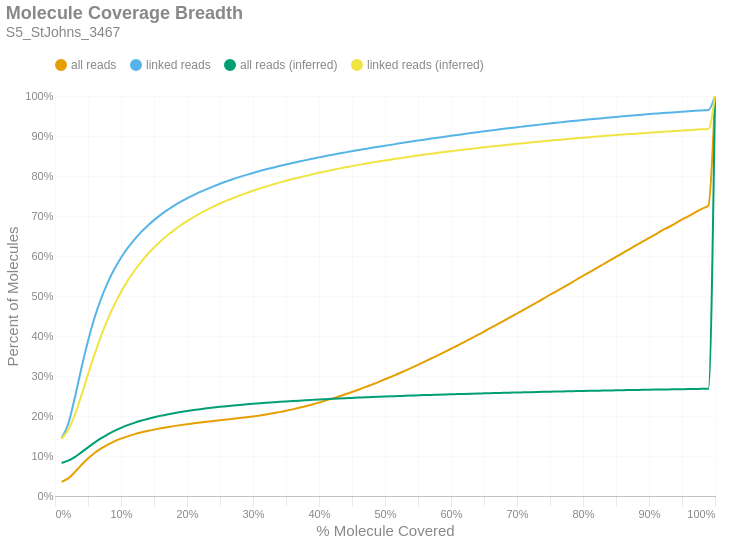

Write notebook code for a chart like this one.
### Markdown cell above
### Molecule Read Coverage
This chart shows molecule coverage breadth as computed by the number of bases aligned to that molecule. In other words, "*how much of each unique long molecule is actually sequenced/aligned?*" Keep in mind there is a distinction between sequences and alignments, since some sequences belonging to a particular molecule may not align well and wouldn't appear in the alignment data. This chart also shows molecule coverage breadth as computed by the *inferred fragment* from which the aligned sequences originate. Unlike read coverage, this calculation takes into account the total insert size, including unsequenced gaps between the forward and reverse reads. Like the previous figures, these are cumulative percents.

### Code cell
if SKIPLR:
    print_html(f"Skipped")
else:
    binned_df = consolidated_hist(valids['coverage_bp'], mask, 0.01, True)
    binned_df_inf = consolidated_hist(valids['coverage_inserts'], mask, 0.01, True)
    binned_df = binned_df.with_columns(pl.lit(binned_df_inf['all reads (cumsum)']).alias('all reads (inferred)'))
    binned_df = binned_df.with_columns(pl.lit(binned_df_inf['linked reads (cumsum)']).alias('linked reads (inferred)'))
    binned_df = binned_df.with_columns(
        (pl.col('bin').cast(pl.Float64) + 0.01).alias('right_edge')
    )

    with SafeRender(binned_df):
        (
            density_plot(binned_df, 'Molecule Coverage Breadth', samplename, 'molcov', ['all reads (inferred)','linked reads (inferred)'])
            .encode(
                #x=alt.X('bin:Q', title="% Molecule Covered").axis(format = '%').scale(padding=0),
                x=alt.X('right_edge:Q', title="% Molecule Covered").axis(format='%').scale(padding=0),
                y=alt.Y('value:Q', title='Percent of Molecules')
                    .axis(format='%')
                    .stack(False)
                    .scale(domainMin=0, padding=0),
                color=alt.Color("key:N").scale(domain = ["all reads", "linked reads", "all reads (inferred)", "linked reads (inferred)"]),
                tooltip = [
                    alt.Tooltip("key:N", title = "Data Type"),
                    alt.Tooltip("range_label:N", title="% Molecule Covered"),
                    alt.Tooltip("value:Q", format = ".2%", title="% Molecules")
                ]
            )
        ).display()

### Figure 1 — Vega-Lite specification as saved in the notebook (floating-point values rounded to 4 significant figures)
{"width": "container", "height": 400, "config": {"title": {"anchor": "start", "dy": -15, "fontSize": 18, "color": "#888888", "subtitleColor": "#888888", "subtitleFontSize": 14}, "arc": {"fill": "#0072B2"}, "axis": {"domainColor": "#888888", "domainWidth": 0.5, "gridWidth": 0.2, "grid": false, "titleFontWeight": 400, "titleFontSize": 15, "labelFontSize": 11, "labelColor": "#888888", "tickColor": "#888888", "tickWidth": 0.2, "titleColor": "#888888"}, "axisBand": {"grid": false}, "axisX": {"grid": true, "tickSize": 10, "domainCap": "round"}, "axisY": {"domain": false, "grid": true, "tickSize": 0, "domainCap": "round"}, "background": "transparent", "header": {"labelFontSize": 15, "labelColor": "#888888", "titleFontSize": 15, "titleFontWeight": 600, "titleColor": "#888888"}, "legend": {"labelFont": "sans-serif", "labelFontSize": 12, "labelColor": "#888888", "symbolSize": 100, "symbolType": "circle", "titleFontSize": 12, "titlePadding": 10, "titleColor": "#888888", "title": null, "orient": "top"}, "range": {"category": ["#E69F00", "#56B4E9", "#009E73", "#F0E442", "#0072B2", "#D55E00", "#CC79A7", "#000000"], "diverging": ["#cfe8f3", "#a2d4ec", "#73bfe2", "#46abdb", "#1696d2", "#12719e"]}, "area": {"fill": "#0072B2", "fillOpacity": 0.7, "line": true, "strokeOpacity": 0.7}, "line": {"color": "#0072B2", "stroke": "#0072B2", "strokeWidth": 2}, "trail": {"color": "#0072B2", "stroke": "#0072B2", "strokeWidth": 0, "size": 1}, "point": {"filled": true, "fillOpacity": 1.0, "size": 95}, "text": {"color": "#888888", "fontSize": 11, "align": "right", "fontWeight": 400, "size": 11}, "bar": {"fill": "#0072B2", "stroke": null}, "view": {"stroke": null, "continuousWidth": 660, "continuousHeight": 400}}, "data": {"name": "data-fe640d1a9542d741d96d12aec7d6711b"}, "mark": {"type": "line", "interpolate": "monotone", "point": {"opacity": 0, "size": 275}}, "encoding": {"color": {"field": "key", "scale": {"domain": ["all reads", "linked reads", "all reads (inferred)", "linked reads (inferred)"]}, "type": "nominal"}, "tooltip": [{"field": "key", "title": "Data Type", "type": "nominal"}, {"field": "range_label", "title": "% Molecule Covered", "type": "nominal"}, {"field": "value", "format": ".2%", "title": "% Molecules", "type": "quantitative"}], "x": {"axis": {"format": "%"}, "field": "right_edge", "scale": {"padding": 0}, "title": "% Molecule Covered", "type": "quantitative"}, "y": {"axis": {"format": "%"}, "field": "value", "scale": {"domainMin": 0, "padding": 0}, "stack": false, "title": "Percent of Molecules", "type": "quantitative"}}, "params": [{"name": "param_c36ac31b6afebe62", "select": {"type": "point", "fields": ["key"]}, "bind": "legend"}], "title": {"text": "Molecule Coverage Breadth", "subtitle": "S5_StJohns_3467"}, "transform": [{"fold": ["all reads (cumsum)", "linked reads (cumsum)", "all reads (inferred)", "linked reads (inferred)"]}, {"calculate": "replace(datum.key, ' (cumsum)', '')", "as": "key"}, {"filter": {"param": "param_c36ac31b6afebe62"}}], "usermeta": {"embedOptions": {"downloadFileName": "S5_StJohns_3467.molcov"}}, "$schema": "https://vega.github.io/schema/vega-lite/v6.1.0.json", "datasets": {"data-fe640d1a9542d741d96d12aec7d6711b": [{"bin": "0.0", "interval": "0.0-0.01", "all reads": 0.03524, "linked reads": 0.1444, "all reads (cumsum)": 0.03524, "linked reads (cumsum)": 0.1444, "range_label": "0.0-0.01", "all reads (inferred)": 0.08265, "linked reads (inferred)": 0.1427, "right_edge": 0.01}, {"bin": "0.01", "interval": "0.01-0.02", "all reads": 0.008712, "linked reads": 0.03563, "all reads (cumsum)": 0.04395, "linked reads (cumsum)": 0.18, "range_label": "0.01-0.02", "all reads (inferred)": 0.08829, "linked reads (inferred)": 0.1654, "right_edge": 0.02}, {"bin": "0.02", "interval": "0.02-0.03", "all reads": 0.01572, "linked reads": 0.06536, "all reads (cumsum)": 0.05967, "linked reads (cumsum)": 0.2454, "range_label": "0.02-0.03", "all reads (inferred)": 0.09739, "linked reads (inferred)": 0.2028, "right_edge": 0.03}, {"bin": "0.03", "interval": "0.03-0.04", "all reads": 0.01773, "linked reads": 0.07415, "all reads (cumsum)": 0.0774, "linked reads (cumsum)": 0.3195, "range_label": "0.03-0.04", "all reads (inferred)": 0.1091, "linked reads (inferred)": 0.2516, "right_edge": 0.04}, {"bin": "0.04", "interval": "0.04-0.05", "all reads": 0.01624, "linked reads": 0.06816, "all reads (cumsum)": 0.09365, "linked reads (cumsum)": 0.3877, "range_label": "0.04-0.05", "all reads (inferred)": 0.1216, "linked reads (inferred)": 0.304, "right_edge": 0.05}, {"bin": "0.05", "interval": "0.05-0.06", "all reads": 0.01395, "linked reads": 0.0585, "all reads (cumsum)": 0.1076, "linked reads (cumsum)": 0.4462, "range_label": "0.05-0.06", "all reads (inferred)": 0.1336, "linked reads (inferred)": 0.3546, "right_edge": 0.06}, {"bin": "0.06", "interval": "0.06-0.07", "all reads": 0.01143, "linked reads": 0.04794, "all reads (cumsum)": 0.119, "linked reads (cumsum)": 0.4941, "range_label": "0.06-0.07", "all reads (inferred)": 0.1446, "linked reads (inferred)": 0.401, "right_edge": 0.07}, {"bin": "0.07", "interval": "0.07-0.08", "all reads": 0.009538, "linked reads": 0.04, "all reads (cumsum)": 0.1286, "linked reads (cumsum)": 0.5341, "range_label": "0.07-0.08", "all reads (inferred)": 0.1544, "linked reads (inferred)": 0.4422, "right_edge": 0.08}, {"bin": "0.08", "interval": "0.08-0.09", "all reads": 0.007935, "linked reads": 0.03318, "all reads (cumsum)": 0.1365, "linked reads (cumsum)": 0.5673, "range_label": "0.08-0.09", "all reads (inferred)": 0.1629, "linked reads (inferred)": 0.4783, "right_edge": 0.09}, {"bin": "0.09", "interval": "0.09-0.1", "all reads": 0.006785, "linked reads": 0.02832, "all reads (cumsum)": 0.1433, "linked reads (cumsum)": 0.5956, "range_label": "0.09-0.1", "all reads (inferred)": 0.1704, "linked reads (inferred)": 0.5101, "right_edge": 0.1}, {"bin": "0.1", "interval": "0.1-0.11", "all reads": 0.005791, "linked reads": 0.02409, "all reads (cumsum)": 0.1491, "linked reads (cumsum)": 0.6197, "range_label": "0.1-0.11", "all reads (inferred)": 0.1771, "linked reads (inferred)": 0.5381, "right_edge": 0.11}, {"bin": "0.11", "interval": "0.11-0.12", "all reads": 0.004993, "linked reads": 0.02072, "all reads (cumsum)": 0.1541, "linked reads (cumsum)": 0.6404, "range_label": "0.11-0.12", "all reads (inferred)": 0.1828, "linked reads (inferred)": 0.5624, "right_edge": 0.12}, {"bin": "0.12", "interval": "0.12-0.13", "all reads": 0.004481, "linked reads": 0.01861, "all reads (cumsum)": 0.1586, "linked reads (cumsum)": 0.659, "range_label": "0.12-0.13", "all reads (inferred)": 0.188, "linked reads (inferred)": 0.5842, "right_edge": 0.13}, {"bin": "0.13", "interval": "0.13-0.14", "all reads": 0.003895, "linked reads": 0.01617, "all reads (cumsum)": 0.1625, "linked reads (cumsum)": 0.6752, "range_label": "0.13-0.14", "all reads (inferred)": 0.1926, "linked reads (inferred)": 0.6038, "right_edge": 0.14}, {"bin": "0.14", "interval": "0.14-0.15", "all reads": 0.003511, "linked reads": 0.01446, "all reads (cumsum)": 0.166, "linked reads (cumsum)": 0.6897, "range_label": "0.14-0.15", "all reads (inferred)": 0.1967, "linked reads (inferred)": 0.6211, "right_edge": 0.15}, {"bin": "0.15", "interval": "0.15-0.16", "all reads": 0.003192, "linked reads": 0.0131, "all reads (cumsum)": 0.1692, "linked reads (cumsum)": 0.7028, "range_label": "0.15-0.16", "all reads (inferred)": 0.2005, "linked reads (inferred)": 0.637, "right_edge": 0.16}, {"bin": "0.16", "interval": "0.16-0.17", "all reads": 0.002885, "linked reads": 0.01173, "all reads (cumsum)": 0.172, "linked reads (cumsum)": 0.7145, "range_label": "0.16-0.17", "all reads (inferred)": 0.2038, "linked reads (inferred)": 0.6511, "right_edge": 0.17}, {"bin": "0.17", "interval": "0.17-0.18", "all reads": 0.002649, "linked reads": 0.01064, "all reads (cumsum)": 0.1747, "linked reads (cumsum)": 0.7251, "range_label": "0.17-0.18", "all reads (inferred)": 0.2069, "linked reads (inferred)": 0.664, "right_edge": 0.18}, {"bin": "0.18", "interval": "0.18-0.19", "all reads": 0.0025, "linked reads": 0.009943, "all reads (cumsum)": 0.1772, "linked reads (cumsum)": 0.7351, "range_label": "0.18-0.19", "all reads (inferred)": 0.2098, "linked reads (inferred)": 0.6762, "right_edge": 0.19}, {"bin": "0.19", "interval": "0.19-0.2", "all reads": 0.002305, "linked reads": 0.009081, "all reads (cumsum)": 0.1795, "linked reads (cumsum)": 0.7442, "range_label": "0.19-0.2", "all reads (inferred)": 0.2124, "linked reads (inferred)": 0.687, "right_edge": 0.2}, {"bin": "0.2", "interval": "0.2-0.21", "all reads": 0.002125, "linked reads": 0.00822, "all reads (cumsum)": 0.1816, "linked reads (cumsum)": 0.7524, "range_label": "0.2-0.21", "all reads (inferred)": 0.2148, "linked reads (inferred)": 0.6972, "right_edge": 0.21}, {"bin": "0.21", "interval": "0.21-0.22", "all reads": 0.002053, "linked reads": 0.007754, "all reads (cumsum)": 0.1837, "linked reads (cumsum)": 0.7601, "range_label": "0.21-0.22", "all reads (inferred)": 0.217, "linked reads (inferred)": 0.7065, "right_edge": 0.22}, {"bin": "0.22", "interval": "0.22-0.23", "all reads": 0.001961, "linked reads": 0.007243, "all reads (cumsum)": 0.1856, "linked reads (cumsum)": 0.7674, "range_label": "0.22-0.23", "all reads (inferred)": 0.2191, "linked reads (inferred)": 0.7154, "right_edge": 0.23}, {"bin": "0.23", "interval": "0.23-0.24", "all reads": 0.00191, "linked reads": 0.006845, "all reads (cumsum)": 0.1875, "linked reads (cumsum)": 0.7742, "range_label": "0.23-0.24", "all reads (inferred)": 0.2211, "linked reads (inferred)": 0.7235, "right_edge": 0.24}, {"bin": "0.24", "interval": "0.24-0.25", "all reads": 0.001838, "linked reads": 0.006492, "all reads (cumsum)": 0.1894, "linked reads (cumsum)": 0.7807, "range_label": "0.24-0.25", "all reads (inferred)": 0.2229, "linked reads (inferred)": 0.7312, "right_edge": 0.25}, {"bin": "0.25", "interval": "0.25-0.26", "all reads": 0.001774, "linked reads": 0.006018, "all reads (cumsum)": 0.1912, "linked reads (cumsum)": 0.7867, "range_label": "0.25-0.26", "all reads (inferred)": 0.2246, "linked reads (inferred)": 0.7383, "right_edge": 0.26}, {"bin": "0.26", "interval": "0.26-0.27", "all reads": 0.001797, "linked reads": 0.005806, "all reads (cumsum)": 0.193, "linked reads (cumsum)": 0.7925, "range_label": "0.26-0.27", "all reads (inferred)": 0.2262, "linked reads (inferred)": 0.745, "right_edge": 0.27}, {"bin": "0.27", "interval": "0.27-0.28", "all reads": 0.001788, "linked reads": 0.005324, "all reads (cumsum)": 0.1947, "linked reads (cumsum)": 0.7979, "range_label": "0.27-0.28", "all reads (inferred)": 0.2277, "linked reads (inferred)": 0.7514, "right_edge": 0.28}, {"bin": "0.28", "interval": "0.28-0.29", "all reads": 0.001929, "linked reads": 0.005037, "all reads (cumsum)": 0.1967, "linked reads (cumsum)": 0.8029, "range_label": "0.28-0.29", "all reads (inferred)": 0.2291, "linked reads (inferred)": 0.7573, "right_edge": 0.29}, {"bin": "0.29", "interval": "0.29-0.3", "all reads": 0.002131, "linked reads": 0.004795, "all reads (cumsum)": 0.1988, "linked reads (cumsum)": 0.8077, "range_label": "0.29-0.3", "all reads (inferred)": 0.2305, "linked reads (inferred)": 0.763, "right_edge": 0.3}, {"bin": "0.3", "interval": "0.3-0.31", "all reads": 0.002371, "linked reads": 0.004589, "all reads (cumsum)": 0.2012, "linked reads (cumsum)": 0.8123, "range_label": "0.3-0.31", "all reads (inferred)": 0.2318, "linked reads (inferred)": 0.7685, "right_edge": 0.31}, {"bin": "0.31", "interval": "0.31-0.32", "all reads": 0.002628, "linked reads": 0.004409, "all reads (cumsum)": 0.2038, "linked reads (cumsum)": 0.8167, "range_label": "0.31-0.32", "all reads (inferred)": 0.233, "linked reads (inferred)": 0.7738, "right_edge": 0.32}, {"bin": "0.32", "interval": "0.32-0.33", "all reads": 0.002824, "linked reads": 0.004093, "all reads (cumsum)": 0.2066, "linked reads (cumsum)": 0.8208, "range_label": "0.32-0.33", "all reads (inferred)": 0.2342, "linked reads (inferred)": 0.7786, "right_edge": 0.33}, {"bin": "0.33", "interval": "0.33-0.34", "all reads": 0.00305, "linked reads": 0.004003, "all reads (cumsum)": 0.2097, "linked reads (cumsum)": 0.8248, "range_label": "0.33-0.34", "all reads (inferred)": 0.2353, "linked reads (inferred)": 0.7834, "right_edge": 0.34}, {"bin": "0.34", "interval": "0.34-0.35", "all reads": 0.003304, "linked reads": 0.003901, "all reads (cumsum)": 0.213, "linked reads (cumsum)": 0.8287, "range_label": "0.34-0.35", "all reads (inferred)": 0.2364, "linked reads (inferred)": 0.788, "right_edge": 0.35}, {"bin": "0.35", "interval": "0.35-0.36", "all reads": 0.003635, "linked reads": 0.00381, "all reads (cumsum)": 0.2166, "linked reads (cumsum)": 0.8325, "range_label": "0.35-0.36", "all reads (inferred)": 0.2374, "linked reads (inferred)": 0.7923, "right_edge": 0.36}, {"bin": "0.36", "interval": "0.36-0.37", "all reads": 0.003865, "linked reads": 0.003668, "all reads (cumsum)": 0.2205, "linked reads (cumsum)": 0.8362, "range_label": "0.36-0.37", "all reads (inferred)": 0.2384, "linked reads (inferred)": 0.7964, "right_edge": 0.37}, {"bin": "0.37", "interval": "0.37-0.38", "all reads": 0.004117, "linked reads": 0.00353, "all reads (cumsum)": 0.2246, "linked reads (cumsum)": 0.8397, "range_label": "0.37-0.38", "all reads (inferred)": 0.2394, "linked reads (inferred)": 0.8004, "right_edge": 0.38}, {"bin": "0.38", "interval": "0.38-0.39", "all reads": 0.004341, "linked reads": 0.003422, "all reads (cumsum)": 0.2289, "linked reads (cumsum)": 0.8431, "range_label": "0.38-0.39", "all reads (inferred)": 0.2403, "linked reads (inferred)": 0.8042, "right_edge": 0.39}, {"bin": "0.39", "interval": "0.39-0.4", "all reads": 0.004713, "linked reads": 0.003443, "all reads (cumsum)": 0.2336, "linked reads (cumsum)": 0.8466, "range_label": "0.39-0.4", "all reads (inferred)": 0.2412, "linked reads (inferred)": 0.808, "right_edge": 0.4}, {"bin": "0.4", "interval": "0.4-0.41", "all reads": 0.004728, "linked reads": 0.003197, "all reads (cumsum)": 0.2384, "linked reads (cumsum)": 0.8498, "range_label": "0.4-0.41", "all reads (inferred)": 0.2421, "linked reads (inferred)": 0.8116, "right_edge": 0.41}, {"bin": "0.41", "interval": "0.41-0.42", "all reads": 0.005077, "linked reads": 0.003161, "all reads (cumsum)": 0.2435, "linked reads (cumsum)": 0.8529, "range_label": "0.41-0.42", "all reads (inferred)": 0.2429, "linked reads (inferred)": 0.815, "right_edge": 0.42}, {"bin": "0.42", "interval": "0.42-0.43", "all reads": 0.005352, "linked reads": 0.003147, "all reads (cumsum)": 0.2488, "linked reads (cumsum)": 0.8561, "range_label": "0.42-0.43", "all reads (inferred)": 0.2437, "linked reads (inferred)": 0.8184, "right_edge": 0.43}, {"bin": "0.43", "interval": "0.43-0.44", "all reads": 0.005557, "linked reads": 0.002972, "all reads (cumsum)": 0.2544, "linked reads (cumsum)": 0.859, "range_label": "0.43-0.44", "all reads (inferred)": 0.2445, "linked reads (inferred)": 0.8216, "right_edge": 0.44}, {"bin": "0.44", "interval": "0.44-0.45", "all reads": 0.005701, "linked reads": 0.002901, "all reads (cumsum)": 0.2601, "linked reads (cumsum)": 0.8619, "range_label": "0.44-0.45", "all reads (inferred)": 0.2452, "linked reads (inferred)": 0.8247, "right_edge": 0.45}, {"bin": "0.45", "interval": "0.45-0.46", "all reads": 0.005939, "linked reads": 0.002898, "all reads (cumsum)": 0.266, "linked reads (cumsum)": 0.8648, "range_label": "0.45-0.46", "all reads (inferred)": 0.246, "linked reads (inferred)": 0.8278, "right_edge": 0.46}, {"bin": "0.46", "interval": "0.46-0.47", "all reads": 0.00605, "linked reads": 0.002765, "all reads (cumsum)": 0.2721, "linked reads (cumsum)": 0.8676, "range_label": "0.46-0.47", "all reads (inferred)": 0.2467, "linked reads (inferred)": 0.8307, "right_edge": 0.47}, {"bin": "0.47", "interval": "0.47-0.48", "all reads": 0.006388, "linked reads": 0.002753, "all reads (cumsum)": 0.2784, "linked reads (cumsum)": 0.8704, "range_label": "0.47-0.48", "all reads (inferred)": 0.2474, "linked reads (inferred)": 0.8335, "right_edge": 0.48}, {"bin": "0.48", "interval": "0.48-0.49", "all reads": 0.006363, "linked reads": 0.002707, "all reads (cumsum)": 0.2848, "linked reads (cumsum)": 0.8731, "range_label": "0.48-0.49", "all reads (inferred)": 0.248, "linked reads (inferred)": 0.8363, "right_edge": 0.49}, {"bin": "0.49", "interval": "0.49-0.5", "all reads": 0.007157, "linked reads": 0.002707, "all reads (cumsum)": 0.292, "linked reads (cumsum)": 0.8758, "range_label": "0.49-0.5", "all reads (inferred)": 0.2487, "linked reads (inferred)": 0.839, "right_edge": 0.5}, {"bin": "0.5", "interval": "0.5-0.51", "all reads": 0.006349, "linked reads": 0.002575, "all reads (cumsum)": 0.2983, "linked reads (cumsum)": 0.8783, "range_label": "0.5-0.51", "all reads (inferred)": 0.2493, "linked reads (inferred)": 0.8415, "right_edge": 0.51}, {"bin": "0.51", "interval": "0.51-0.52", "all reads": 0.007414, "linked reads": 0.002657, "all reads (cumsum)": 0.3057, "linked reads (cumsum)": 0.881, "range_label": "0.51-0.52", "all reads (inferred)": 0.2499, "linked reads (inferred)": 0.844, "right_edge": 0.52}, {"bin": "0.52", "interval": "0.52-0.53", "all reads": 0.007195, "linked reads": 0.002582, "all reads (cumsum)": 0.3129, "linked reads (cumsum)": 0.8836, "range_label": "0.52-0.53", "all reads (inferred)": 0.2505, "linked reads (inferred)": 0.8465, "right_edge": 0.53}, {"bin": "0.53", "interval": "0.53-0.54", "all reads": 0.007415, "linked reads": 0.002493, "all reads (cumsum)": 0.3203, "linked reads (cumsum)": 0.8861, "range_label": "0.53-0.54", "all reads (inferred)": 0.2511, "linked reads (inferred)": 0.8489, "right_edge": 0.54}, {"bin": "0.54", "interval": "0.54-0.55", "all reads": 0.007535, "linked reads": 0.002566, "all reads (cumsum)": 0.3279, "linked reads (cumsum)": 0.8886, "range_label": "0.54-0.55", "all reads (inferred)": 0.2516, "linked reads (inferred)": 0.8512, "right_edge": 0.55}, {"bin": "0.55", "interval": "0.55-0.56", "all reads": 0.007903, "linked reads": 0.002462, "all reads (cumsum)": 0.3358, "linked reads (cumsum)": 0.8911, "range_label": "0.55-0.56", "all reads (inferred)": 0.2522, "linked reads (inferred)": 0.8535, "right_edge": 0.56}, {"bin": "0.56", "interval": "0.56-0.57", "all reads": 0.007926, "linked reads": 0.002421, "all reads (cumsum)": 0.3437, "linked reads (cumsum)": 0.8935, "range_label": "0.56-0.57", "all reads (inferred)": 0.2527, "linked reads (inferred)": 0.8557, "right_edge": 0.57}, {"bin": "0.57", "interval": "0.57-0.58", "all reads": 0.007899, "linked reads": 0.002316, "all reads (cumsum)": 0.3516, "linked reads (cumsum)": 0.8958, "range_label": "0.57-0.58", "all reads (inferred)": 0.2533, "linked reads (inferred)": 0.8578, "right_edge": 0.58}, {"bin": "0.58", "interval": "0.58-0.59", "all reads": 0.008126, "linked reads": 0.002348, "all reads (cumsum)": 0.3597, "linked reads (cumsum)": 0.8982, "range_label": "0.58-0.59", "all reads (inferred)": 0.2538, "linked reads (inferred)": 0.8599, "right_edge": 0.59}, {"bin": "0.59", "interval": "0.59-0.6", "all reads": 0.008374, "linked reads": 0.002335, "all reads (cumsum)": 0.3681, "linked reads (cumsum)": 0.9005, "range_label": "0.59-0.6", "all reads (inferred)": 0.2543, "linked reads (inferred)": 0.862, "right_edge": 0.6}, {"bin": "0.6", "interval": "0.6-0.61", "all reads": 0.008183, "linked reads": 0.002234, "all reads (cumsum)": 0.3763, "linked reads (cumsum)": 0.9028, "range_label": "0.6-0.61", "all reads (inferred)": 0.2548, "linked reads (inferred)": 0.8641, "right_edge": 0.61}, {"bin": "0.61", "interval": "0.61-0.62", "all reads": 0.008686, "linked reads": 0.002293, "all reads (cumsum)": 0.385, "linked reads (cumsum)": 0.9051, "range_label": "0.61-0.62", "all reads (inferred)": 0.2553, "linked reads (inferred)": 0.866, "right_edge": 0.62}, {"bin": "0.62", "interval": "0.62-0.63", "all reads": 0.008551, "linked reads": 0.002245, "all reads (cumsum)": 0.3935, "linked reads (cumsum)": 0.9073, "range_label": "0.62-0.63", "all reads (inferred)": 0.2557, "linked reads (inferred)": 0.868, "right_edge": 0.63}, {"bin": "0.63", "interval": "0.63-0.64", "all reads": 0.008749, "linked reads": 0.002188, "all reads (cumsum)": 0.4023, "linked reads (cumsum)": 0.9095, "range_label": "0.63-0.64", "all reads (inferred)": 0.2562, "linked reads (inferred)": 0.8699, "right_edge": 0.64}, {"bin": "0.64", "interval": "0.64-0.65", "all reads": 0.008662, "linked reads": 0.002151, "all reads (cumsum)": 0.4109, "linked reads (cumsum)": 0.9116, "range_label": "0.64-0.65", "all reads (inferred)": 0.2567, "linked reads (inferred)": 0.8718, "right_edge": 0.65}, {"bin": "0.65", "interval": "0.65-0.66", "all reads": 0.009196, "linked reads": 0.002196, "all reads (cumsum)": 0.4201, "linked reads (cumsum)": 0.9138, "range_label": "0.65-0.66", "all reads (inferred)": 0.2571, "linked reads (inferred)": 0.8736, "right_edge": 0.66}, {"bin": "0.66", "interval": "0.66-0.67", "all reads": 0.008777, "linked reads": 0.002034, "all reads (cumsum)": 0.4289, "linked reads (cumsum)": 0.9159, "range_label": "0.66-0.67", "all reads (inferred)": 0.2575, "linked reads (inferred)": 0.8753, "right_edge": 0.67}, {"bin": "0.67", "interval": "0.67-0.68", "all reads": 0.009116, "linked reads": 0.002092, "all reads (cumsum)": 0.438, "linked reads (cumsum)": 0.918, "range_label": "0.67-0.68", "all reads (inferred)": 0.258, "linked reads (inferred)": 0.8771, "right_edge": 0.68}, {"bin": "0.68", "interval": "0.68-0.69", "all reads": 0.008948, "linked reads": 0.001942, "all reads (cumsum)": 0.447, "linked reads (cumsum)": 0.9199, "range_label": "0.68-0.69", "all reads (inferred)": 0.2584, "linked reads (inferred)": 0.8788, "right_edge": 0.69}, {"bin": "0.69", "interval": "0.69-0.7", "all reads": 0.009282, "linked reads": 0.001969, "all reads (cumsum)": 0.4562, "linked reads (cumsum)": 0.9219, "range_label": "0.69-0.7", "all reads (inferred)": 0.2588, "linked reads (inferred)": 0.8805, "right_edge": 0.7}, {"bin": "0.7", "interval": "0.7-0.71", "all reads": 0.009086, "linked reads": 0.001922, "all reads (cumsum)": 0.4653, "linked reads (cumsum)": 0.9238, "range_label": "0.7-0.71", "all reads (inferred)": 0.2592, "linked reads (inferred)": 0.8821, "right_edge": 0.71}, {"bin": "0.71", "interval": "0.71-0.72", "all reads": 0.009225, "linked reads": 0.001979, "all reads (cumsum)": 0.4746, "linked reads (cumsum)": 0.9258, "range_label": "0.71-0.72", "all reads (inferred)": 0.2596, "linked reads (inferred)": 0.8837, "right_edge": 0.72}, {"bin": "0.72", "interval": "0.72-0.73", "all reads": 0.009497, "linked reads": 0.001892, "all reads (cumsum)": 0.4841, "linked reads (cumsum)": 0.9277, "range_label": "0.72-0.73", "all reads (inferred)": 0.26, "linked reads (inferred)": 0.8853, "right_edge": 0.73}, {"bin": "0.73", "interval": "0.73-0.74", "all reads": 0.009212, "linked reads": 0.001936, "all reads (cumsum)": 0.4933, "linked reads (cumsum)": 0.9296, "range_label": "0.73-0.74", "all reads (inferred)": 0.2604, "linked reads (inferred)": 0.8869, "right_edge": 0.74}, {"bin": "0.74", "interval": "0.74-0.75", "all reads": 0.009841, "linked reads": 0.001771, "all reads (cumsum)": 0.5031, "linked reads (cumsum)": 0.9314, "range_label": "0.74-0.75", "all reads (inferred)": 0.2608, "linked reads (inferred)": 0.8885, "right_edge": 0.75}, {"bin": "0.75", "interval": "0.75-0.76", "all reads": 0.009179, "linked reads": 0.001727, "all reads (cumsum)": 0.5123, "linked reads (cumsum)": 0.9331, "range_label": "0.75-0.76", "all reads (inferred)": 0.2611, "linked reads (inferred)": 0.89, "right_edge": 0.76}, {"bin": "0.76", "interval": "0.76-0.77", "all reads": 0.009392, "linked reads": 0.001773, "all reads (cumsum)": 0.5217, "linked reads (cumsum)": 0.9349, "range_label": "0.76-0.77", "all reads (inferred)": 0.2615, "linked reads (inferred)": 0.8914, "right_edge": 0.77}, {"bin": "0.77", "interval": "0.77-0.78", "all reads": 0.009458, "linked reads": 0.001744, "all reads (cumsum)": 0.5311, "linked reads (cumsum)": 0.9366, "range_label": "0.77-0.78", "all reads (inferred)": 0.2619, "linked reads (inferred)": 0.8929, "right_edge": 0.78}, {"bin": "0.78", "interval": "0.78-0.79", "all reads": 0.00947, "linked reads": 0.001718, "all reads (cumsum)": 0.5406, "linked reads (cumsum)": 0.9383, "range_label": "0.78-0.79", "all reads (inferred)": 0.2622, "linked reads (inferred)": 0.8943, "right_edge": 0.79}, {"bin": "0.79", "interval": "0.79-0.8", "all reads": 0.01, "linked reads": 0.001706, "all reads (cumsum)": 0.5506, "linked reads (cumsum)": 0.94, "range_label": "0.79-0.8", "all reads (inferred)": 0.2626, "linked reads (inferred)": 0.8957, "right_edge": 0.8}, {"bin": "0.8", "interval": "0.8-0.81", "all reads": 0.009145, "linked reads": 0.001558, "all reads (cumsum)": 0.5598, "linked reads (cumsum)": 0.9416, "range_label": "0.8-0.81", "all reads (inferred)": 0.2629, "linked reads (inferred)": 0.8971, "right_edge": 0.81}, {"bin": "0.81", "interval": "0.81-0.82", "all reads": 0.009416, "linked reads": 0.001556, "all reads (cumsum)": 0.5692, "linked reads (cumsum)": 0.9432, "range_label": "0.81-0.82", "all reads (inferred)": 0.2632, "linked reads (inferred)": 0.8984, "right_edge": 0.82}, {"bin": "0.82", "interval": "0.82-0.83", "all reads": 0.009576, "linked reads": 0.001478, "all reads (cumsum)": 0.5787, "linked reads (cumsum)": 0.9446, "range_label": "0.82-0.83", "all reads (inferred)": 0.2636, "linked reads (inferred)": 0.8998, "right_edge": 0.83}, {"bin": "0.83", "interval": "0.83-0.84", "all reads": 0.00961, "linked reads": 0.001556, "all reads (cumsum)": 0.5884, "linked reads (cumsum)": 0.9462, "range_label": "0.83-0.84", "all reads (inferred)": 0.2639, "linked reads (inferred)": 0.901, "right_edge": 0.84}, {"bin": "0.84", "interval": "0.84-0.85", "all reads": 0.009398, "linked reads": 0.001513, "all reads (cumsum)": 0.5978, "linked reads (cumsum)": 0.9477, "range_label": "0.84-0.85", "all reads (inferred)": 0.2642, "linked reads (inferred)": 0.9023, "right_edge": 0.85}, {"bin": "0.85", "interval": "0.85-0.86", "all reads": 0.009612, "linked reads": 0.00146, "all reads (cumsum)": 0.6074, "linked reads (cumsum)": 0.9492, "range_label": "0.85-0.86", "all reads (inferred)": 0.2645, "linked reads (inferred)": 0.9035, "right_edge": 0.86}, {"bin": "0.86", "interval": "0.86-0.87", "all reads": 0.009369, "linked reads": 0.001414, "all reads (cumsum)": 0.6167, "linked reads (cumsum)": 0.9506, "range_label": "0.86-0.87", "all reads (inferred)": 0.2648, "linked reads (inferred)": 0.9047, "right_edge": 0.87}, {"bin": "0.87", "interval": "0.87-0.88", "all reads": 0.009615, "linked reads": 0.001434, "all reads (cumsum)": 0.6263, "linked reads (cumsum)": 0.952, "range_label": "0.87-0.88", "all reads (inferred)": 0.2651, "linked reads (inferred)": 0.9059, "right_edge": 0.88}, {"bin": "0.88", "interval": "0.88-0.89", "all reads": 0.009375, "linked reads": 0.001381, "all reads (cumsum)": 0.6357, "linked reads (cumsum)": 0.9534, "range_label": "0.88-0.89", "all reads (inferred)": 0.2654, "linked reads (inferred)": 0.9071, "right_edge": 0.89}, {"bin": "0.89", "interval": "0.89-0.9", "all reads": 0.009481, "linked reads": 0.001352, "all reads (cumsum)": 0.6452, "linked reads (cumsum)": 0.9547, "range_label": "0.89-0.9", "all reads (inferred)": 0.2657, "linked reads (inferred)": 0.9082, "right_edge": 0.9}, {"bin": "0.9", "interval": "0.9-0.91", "all reads": 0.008812, "linked reads": 0.001228, "all reads (cumsum)": 0.654, "linked reads (cumsum)": 0.956, "range_label": "0.9-0.91", "all reads (inferred)": 0.266, "linked reads (inferred)": 0.9093, "right_edge": 0.91}, {"bin": "0.91", "interval": "0.91-0.92", "all reads": 0.01006, "linked reads": 0.001276, "all reads (cumsum)": 0.6641, "linked reads (cumsum)": 0.9572, "range_label": "0.91-0.92", "all reads (inferred)": 0.2662, "linked reads (inferred)": 0.9104, "right_edge": 0.92}, {"bin": "0.92", "interval": "0.92-0.93", "all reads": 0.00842, "linked reads": 0.00117, "all reads (cumsum)": 0.6725, "linked reads (cumsum)": 0.9584, "range_label": "0.92-0.93", "all reads (inferred)": 0.2665, "linked reads (inferred)": 0.9115, "right_edge": 0.93}, {"bin": "0.93", "interval": "0.93-0.94", "all reads": 0.009171, "linked reads": 0.001181, "all reads (cumsum)": 0.6817, "linked reads (cumsum)": 0.9596, "range_label": "0.93-0.94", "all reads (inferred)": 0.2668, "linked reads (inferred)": 0.9125, "right_edge": 0.94}, {"bin": "0.94", "interval": "0.94-0.95", "all reads": 0.009792, "linked reads": 0.00111, "all reads (cumsum)": 0.6915, "linked reads (cumsum)": 0.9607, "range_label": "0.94-0.95", "all reads (inferred)": 0.2671, "linked reads (inferred)": 0.9136, "right_edge": 0.95}, {"bin": "0.95", "interval": "0.95-0.96", "all reads": 0.008152, "linked reads": 0.001143, "all reads (cumsum)": 0.6996, "linked reads (cumsum)": 0.9618, "range_label": "0.95-0.96", "all reads (inferred)": 0.2673, "linked reads (inferred)": 0.9146, "right_edge": 0.96}, {"bin": "0.96", "interval": "0.96-0.97", "all reads": 0.009205, "linked reads": 0.001092, "all reads (cumsum)": 0.7088, "linked reads (cumsum)": 0.9629, "range_label": "0.96-0.97", "all reads (inferred)": 0.2676, "linked reads (inferred)": 0.9157, "right_edge": 0.97}, {"bin": "0.97", "interval": "0.97-0.98", "all reads": 0.009227, "linked reads": 0.0009841, "all reads (cumsum)": 0.718, "linked reads (cumsum)": 0.9639, "range_label": "0.97-0.98", "all reads (inferred)": 0.2679, "linked reads (inferred)": 0.9167, "right_edge": 0.98}, {"bin": "0.98", "interval": "0.98-0.99", "all reads": 0.008108, "linked reads": 0.001003, "all reads (cumsum)": 0.7261, "linked reads (cumsum)": 0.9649, "range_label": "0.98-0.99", "all reads (inferred)": 0.2682, "linked reads (inferred)": 0.9176, "right_edge": 0.99}, {"bin": "0.99", "interval": "0.99-1.0", "all reads": 0.2739, "linked reads": 0.03508, "all reads (cumsum)": 1.0, "linked reads (cumsum)": 1.0, "range_label": "0.99-1.0", "all reads (inferred)": 1.0, "linked reads (inferred)": 1.0, "right_edge": 1.0}]}}
